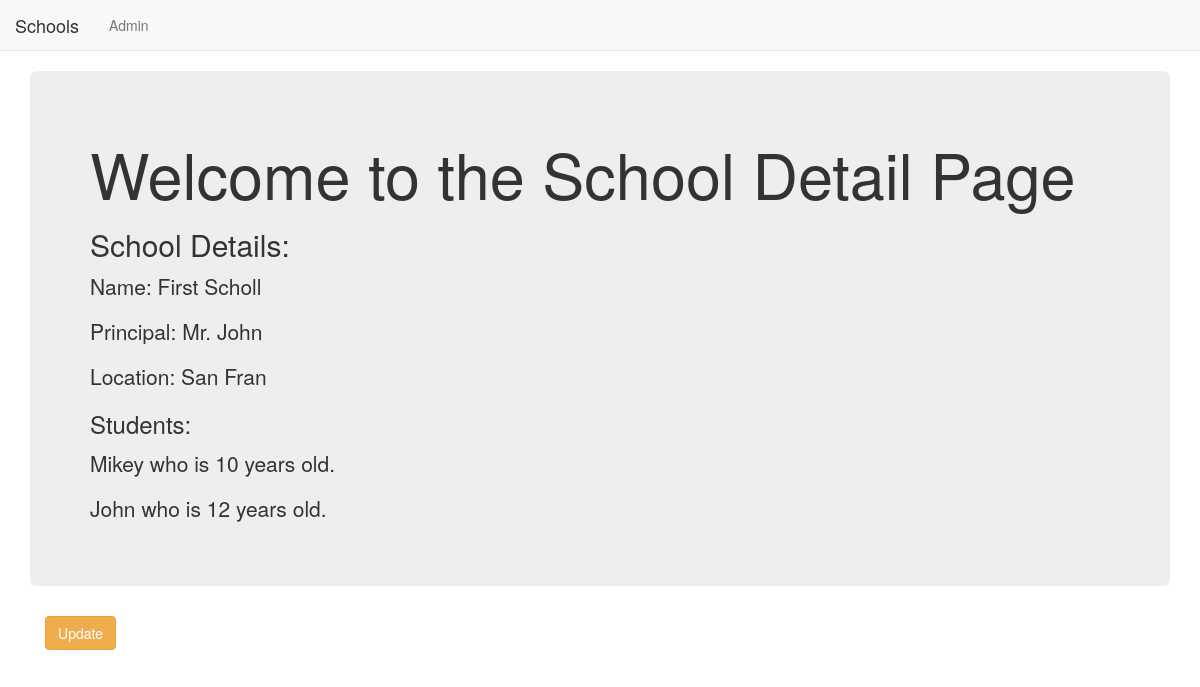
/basic_app/1/, run on an earlier commit of the app's database.
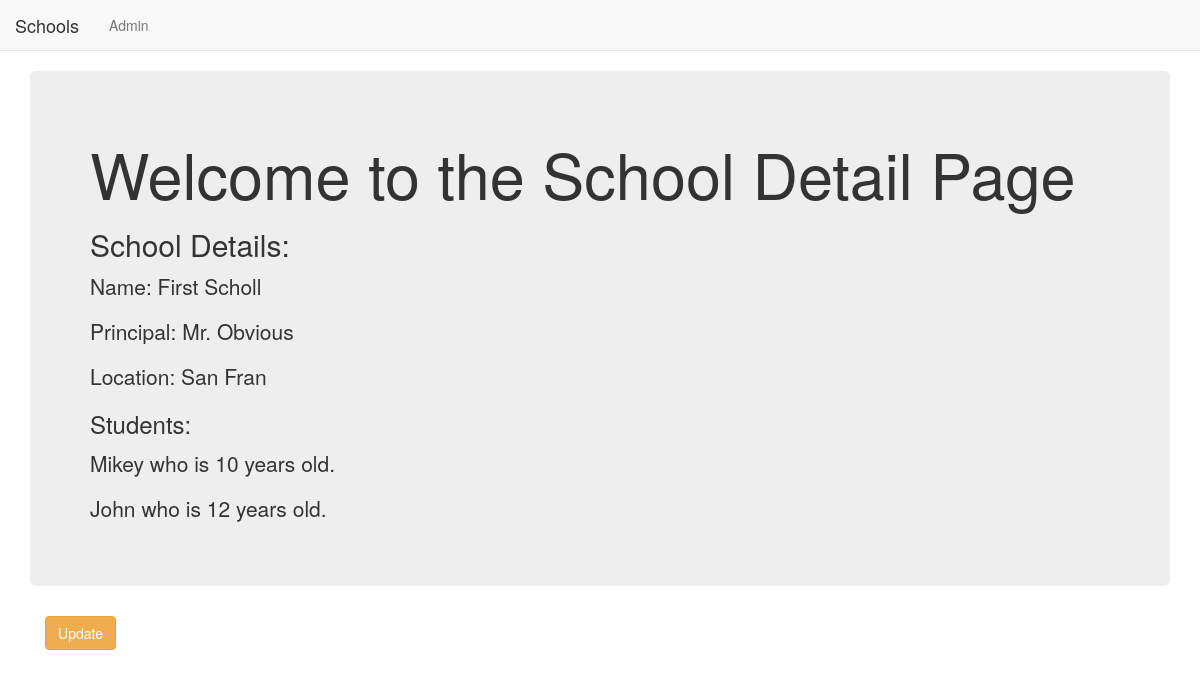
And on a later commit of the database.
### basic_app/models.py (models this page shows, shortened)
class School(models.Model):
    name = models.CharField(max_length=256)
    principal = models.CharField(max_length=256)
    location = models.CharField(max_length=256)

class Student(models.Model):
    name = models.CharField(max_length=256)
    age = models.PositiveIntegerField()
    school = models.ForeignKey(School,related_name='students',on_delete=models.CASCADE)

### basic_app/views.py (the view)
# urls.py: path('<int:pk>/', views.SchoolDetailView.as_view(),name='detail'),
class SchoolDetailView(DetailView):
    context_object_name = 'school_details'
    model = models.School
    template_name = 'basic_app/school_detail.html'

### basic_app/templates/basic_app/school_detail.html
{% extends "basic_app/basic_app_base.html" %}
{% block body_block %}
  <div class="jumbotron">
    <h1>Welcome to the School Detail Page</h1>
    <h2>School Details:</h2>
    <p>Name: {{school_details.name}}</p>
    <p>Principal: {{school_details.principal}}</p>
    <p>Location: {{school_details.location}}</p>
    <h3>Students:</h3>
      {% for student in school_details.students.all %}
        <p>{{student.name}} who is {{student.age}} years old.</p>
      {% endfor %}
  </div>
  <div class="container">
    <p><a class="btn btn-warning" href="{% url 'basic_app:update' pk=school_details.pk %}">Update</a></p>
  </div>
{% endblock %}

### basic_app/templates/basic_app/basic_app_base.html (shortened to what this page needs)
<!DOCTYPE html>
<html lang="en" dir="ltr">
  <head>
    <link rel="stylesheet" href="https://maxcdn.bootstrapcdn.com/bootstrap/3.3.7/css/bootstrap.min.css">
  </head>
  <body>
    <nav class = "navbar navbar-default navbar-static-top">
      <ul class = "nav navbar-nav">
        <li><a class = "navbar-brand" href="{% url 'basic_app:list' %}">Schools</a></li>
        <li><a class = "navbar-link" href="{% url 'admin:index' %}">Admin</a></li>
        <li><a class = "" href="#"></a></li>
      </ul>
    </nav>
    <div class="container">
      {% block body_block %}
      {% endblock %}
    </div>
  </body>
</html>

What changed in the data, as far as the page shows it:
changed School "First Scholl": principal "Mr. John" → "Mr. Obvious"
